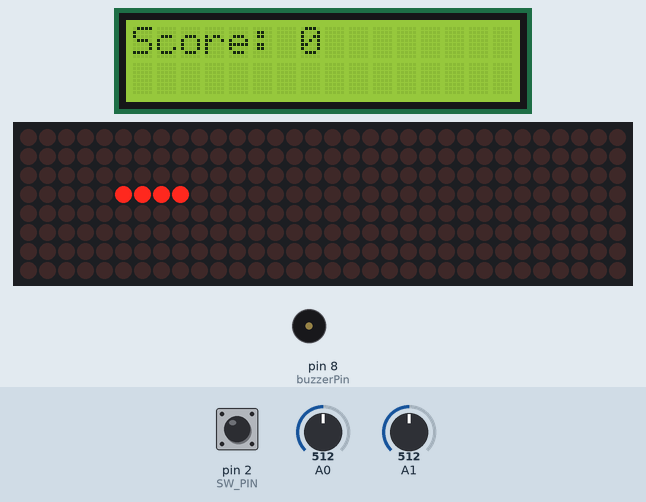
This sketch was run on a simulated Arduino Uno, built with avr-gcc and run on an emulated ATmega328P. Parts: 16×2 character LCD, 32×8 LED matrix, buzzer (waves = sounding). The test bench sets the inputs (shaded band); at power-on: A0 = 512, A1 = 512, pin 2 (SW_PIN) HIGH. Random numbers use the default seed unless the sketch sets one.

Above: at 7.9 s.
8.0 s: A0 set to 692
At 8.1 s:
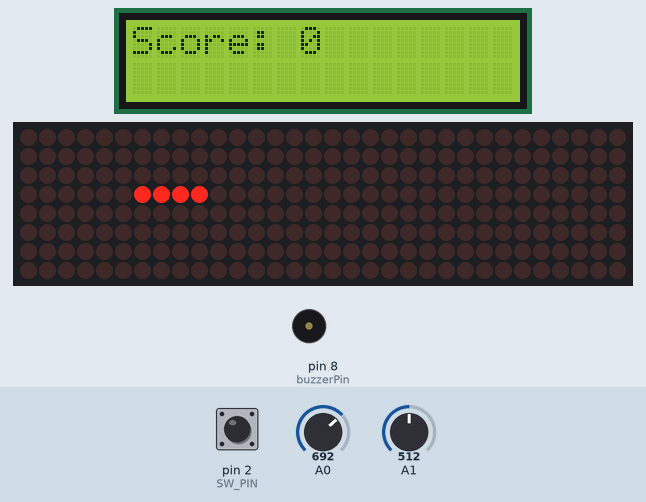
10.6 s: A0 set to 711
At 11.21 s:
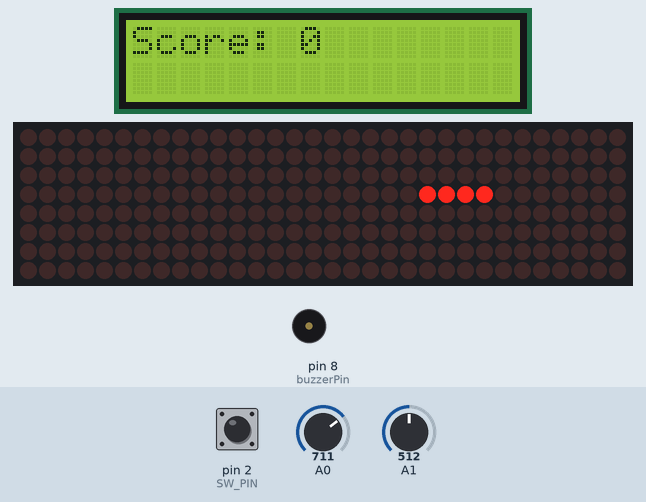
12.3 s: A1 set to 692
14.1 s: A1 set to 711
At 15.33 s:
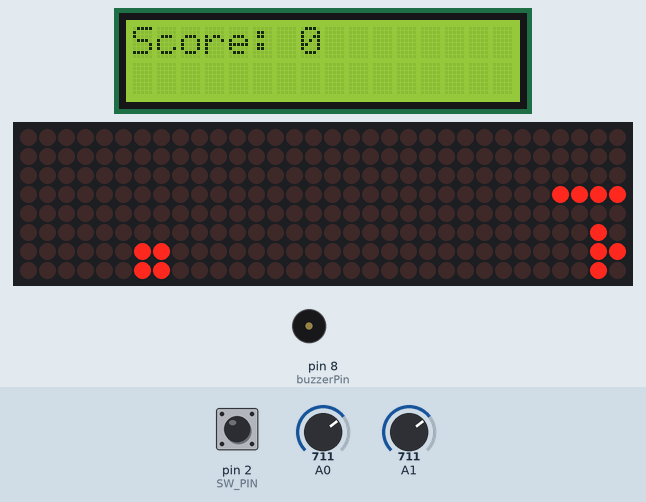
15.9 s: pin 2 (SW_PIN) pulled LOW for 0.15 s
16.6 s: A0 set to 690
At 16.82 s:
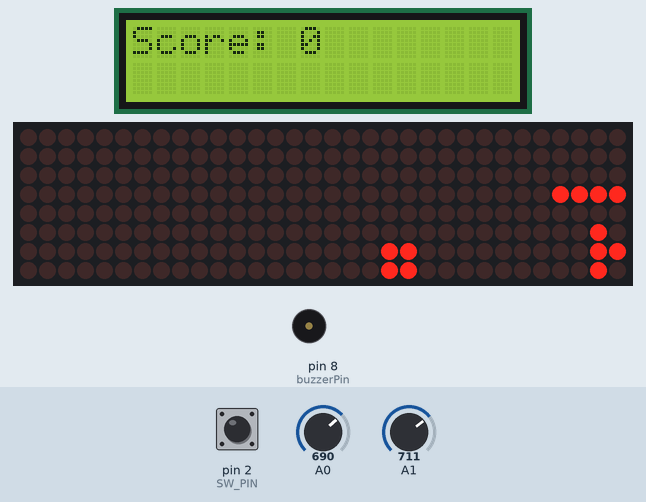
Timing chart, 0 to 19.6 s (numbered marks = the images above; inputs shaded):
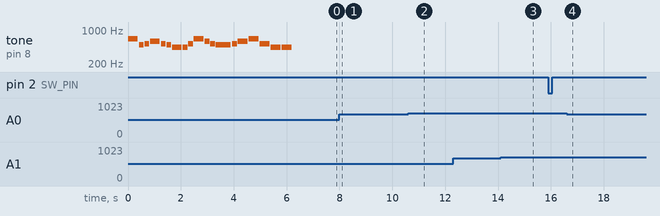

The sketch:

ArduTetris.ino
```cpp
#include <MD_MAX72xx.h>
#include <LCD_I2C.h>

// Pins
#define HARDWARE_TYPE MD_MAX72XX::FC16_HW
#define MAX_DEVICES 4
#define CS_PIN 10
#define SW_PIN 2
#define buzzerPin 8

#define NOTE_B0  31
#define NOTE_C1  33
#define NOTE_CS1 35
#define NOTE_D1  37
#define NOTE_DS1 39
#define NOTE_E1  41
#define NOTE_F1  44
#define NOTE_FS1 46
#define NOTE_G1  49
#define NOTE_GS1 52
#define NOTE_A1  55
#define NOTE_AS1 58
#define NOTE_B1  62
#define NOTE_C2  65
#define NOTE_CS2 69
#define NOTE_D2  73
#define NOTE_DS2 78
#define NOTE_E2  82
#define NOTE_F2  87
#define NOTE_FS2 93
#define NOTE_G2  98
#define NOTE_GS2 104
#define NOTE_A2  110
#define NOTE_AS2 117
#define NOTE_B2  123
#define NOTE_C3  131
#define NOTE_CS3 139
#define NOTE_D3  147
#define NOTE_DS3 156
#define NOTE_E3  165
#define NOTE_F3  175
#define NOTE_FS3 185
#define NOTE_G3  196
#define NOTE_GS3 208
#define NOTE_A3  220
#define NOTE_AS3 233
#define NOTE_B3  247
#define NOTE_C4  262
#define NOTE_CS4 277
#define NOTE_D4  294
#define NOTE_DS4 311
#define NOTE_E4  330
#define NOTE_F4  349
#define NOTE_FS4 370
#define NOTE_G4  392
#define NOTE_GS4 415
#define NOTE_A4  440
#define NOTE_AS4 466
#define NOTE_B4  494
#define NOTE_C5  523
#define NOTE_CS5 554
#define NOTE_D5  587
#define NOTE_DS5 622
#define NOTE_E5  659
#define NOTE_F5  698
#define NOTE_FS5 740
#define NOTE_G5  784
#define NOTE_GS5 831
#define NOTE_A5  880
#define NOTE_AS5 932
#define NOTE_B5  988
#define NOTE_C6  1047
#define NOTE_CS6 1109
#define NOTE_D6  1175
#define NOTE_DS6 1245
#define NOTE_E6  1319
#define NOTE_F6  1397
#define NOTE_FS6 1480
#define NOTE_G6  1568
#define NOTE_GS6 1661
#define NOTE_A6  1760
#define NOTE_AS6 1865
#define NOTE_B6  1976
#define NOTE_C7  2093
#define NOTE_CS7 2217
#define NOTE_D7  2349
#define NOTE_DS7 2489
#define NOTE_E7  2637
#define NOTE_F7  2794
#define NOTE_FS7 2960
#define NOTE_G7  3136
#define NOTE_GS7 3322
#define NOTE_A7  3520
#define NOTE_AS7 3729
#define NOTE_B7  3951
#define NOTE_C8  4186
#define NOTE_CS8 4435
#define NOTE_D8  4699
#define NOTE_DS8 4978
#define REST 0
// Objects
MD_MAX72XX mx = MD_MAX72XX(HARDWARE_TYPE, CS_PIN, MAX_DEVICES);
LCD_I2C lcd(0x27);

// change this to make the song slower or faster
int tempo=144;

// change this to whichever pin you want to use
int buzzer = 8;

// notes of the moledy followed by the duration.
// a 4 means a quarter note, 8 an eighteenth , 16 sixteenth, so on
// !!negative numbers are used to represent dotted notes,
// so -4 means a dotted quarter note, that is, a quarter plus an eighteenth!!
int melody[] = {

  //Based on the arrangement at https://www.flutetunes.com/tunes.php?id=192

  NOTE_E5, 4,  NOTE_B4,8,  NOTE_C5,8,  NOTE_D5,4,  NOTE_C5,8,  NOTE_B4,8,
  NOTE_A4, 4,  NOTE_A4,8,  NOTE_C5,8,  NOTE_E5,4,  NOTE_D5,8,  NOTE_C5,8,
  NOTE_B4, -4,  NOTE_C5,8,  NOTE_D5,4,  NOTE_E5,4,
  NOTE_C5, 4,  NOTE_A4,4,  NOTE_A4,4, REST,4,


};

int melody2[] = {
  NOTE_C5, NOTE_G4, NOTE_E4,
  NOTE_A4, NOTE_B4, NOTE_A4, NOTE_GS4, NOTE_AS4, NOTE_GS4,
  NOTE_G4, NOTE_D4, NOTE_E4
};

int durations[] = {
  4, 4, 4,
  8, 8, 8, 8, 8, 8,
  8, 8, 2
};

int notes=sizeof(melody)/sizeof(melody[0])/2;

// this calculates the duration of a whole note in ms (60s/tempo)*4 beats
int wholenote = (60000 * 4) / tempo;

int divider = 0, noteDuration = 0;


// Game State
int pX = 30, pY = 3;
int currentShape = 0, currentRotation = 0;
unsigned long lastGravity = 0, lastButtonPress = 0, lastMoveTime = 0;
int gravitySpeed = 300;
int moveSpeed = 125;
byte board[32][8] = {0};
int score = 0;
bool gameover = false;
bool playSong = true;
// Shapes: [Type][4 blocks][X,Y offset]
const int8_t shapes[4][4][2] = {
  { {0,0}, {-1,0}, {-2,0}, {-3,0} }, // I-Bar
  { {0,0}, {-1,0}, {-2,0}, {0,1}  }, // L-Shape
  { {0,0}, {0,1}, {-1,0}, {-1,1}  }, // Square
  { {0,0}, {0,1}, {0,2}, {-1,1}   }  // T-Shape
};

// --- CORE FUNCTIONS ---

void updateLCD() {
  lcd.clear();
  lcd.setCursor(0, 0);
  lcd.print("Score: ");
  lcd.print(score);
}

void resetGame() {
  for (int r = 0; r < 32; r++) {
    for (int c = 0; c < 8; c++) board[r][c] = 0;
  }
  score = 0;
  gravitySpeed = 300;
  gameover = false;
  pX = 30; pY = 3;
  currentRotation = 0;
  currentShape = random(0, 4);
  mx.clear();
  updateLCD();
}

void getRotatedOffset(int shape, int block, int rot, int &outX, int &outY) {
  int x = shapes[shape][block][0], y = shapes[shape][block][1];
  if (rot == 0) { outX = x; outY = y; }
  else if (rot == 1) { outX = y; outY = -x; }
  else if (rot == 2) { outX = -x; outY = -y; }
  else if (rot == 3) { outX = -y; outY = x; }
}

void drawPiece(int x, int y, int type, int rot, bool state) {
  for (int i = 0; i < 4; i++) {
    int ox, oy;
    getRotatedOffset(type, i, rot, ox, oy);
    int drawX = x + ox, drawY = y + oy;
    if (drawX >= 0 && drawX < 32 && drawY >= 0 && drawY < 8) mx.setPoint(drawY, drawX, state);
  }
}

bool isCollision(int nextX, int nextY, int type, int nextRot) {
  for (int i = 0; i < 4; i++) {
    int ox, oy;
    getRotatedOffset(type, i, nextRot, ox, oy);
    int cx = nextX + ox, cy = nextY + oy;
    if (cx < 0 || cx > 31 || cy < 0 || cy > 7 || board[cx][cy] == 1) return true;
  }
  return false;
}

void checkLines() {
  for (int r = 0; r < 32; r++) {
    int count = 0;
    for (int c = 0; c < 8; c++) if (board[r][c] == 1) count++;
    if (count == 8) {
      for (int rowToMove = r; rowToMove < 31; rowToMove++) {
        for (int col = 0; col < 8; col++) board[rowToMove][col] = board[rowToMove + 1][col];
      }
      for (int col = 0; col < 8; col++) board[31][col] = 0;
      r--;
      mx.clear();
      tone(buzzerPin, 440, 100); delay(100); tone(buzzerPin, 880, 200);
      score += 100;
      updateLCD();
      if (gravitySpeed > 100) gravitySpeed -= 10;
    }
  }
}

void Intro_song(){
  for (int thisNote = 0; thisNote < notes * 2; thisNote = thisNote + 2) {

    // calculates the duration of each note
    divider = melody[thisNote + 1];
    if (divider > 0) {
      // regular note, just proceed
      noteDuration = (wholenote) / divider;
    } else if (divider < 0) {
      // dotted notes are represented with negative durations!!
      noteDuration = (wholenote) / abs(divider);
      noteDuration *= 1.5; // increases the duration in half for dotted notes
    }

    // we only play the note for 90% of the duration, leaving 10% as a pause
    tone(buzzer, melody[thisNote], noteDuration*0.9);

    // Wait for the specief duration before playing the next note.
    delay(noteDuration);

    // stop the waveform generation before the next note.
    noTone(buzzer);
  }
}

void gameOver_song(){
  int size = sizeof(durations) / sizeof(int);

  for (int note = 0; note < size; note++) {
    //to calculate the note duration, take one second divided by the note type.
    //e.g. quarter note = 1000 / 4, eighth note = 1000/8, etc.
    int duration = 1000 / durations[note];
    tone(buzzer, melody2[note], duration);

    //to distinguish the notes, set a minimum time between them.
    //the note's duration + 30% seems to work well:
    int pauseBetweenNotes = duration * 1.30;
    delay(pauseBetweenNotes);

    //stop the tone playing:
    noTone(buzzer);
  }
}

void refreshBoard() {
  for (int r = 0; r < 32; r++) {
    for (int c = 0; c < 8; c++) if (board[r][c] == 1) mx.setPoint(c, r, true);
  }
}

void setup() {
  Intro_song();
  lcd.begin();
  lcd.backlight();
  updateLCD();
  mx.begin();
  mx.control(MD_MAX72XX::INTENSITY, 1);
  pinMode(SW_PIN, INPUT_PULLUP);
  randomSeed(analogRead(A5));
  currentShape = random(0, 4);
  pinMode(buzzerPin, OUTPUT);
}

void loop() {
  // --- GAME OVER LOGIC (Scrolling Text) ---
  if (gameover) {
    if(playSong == true){
        gameOver_song();
        playSong = false;
    }
    static unsigned long lastScroll = 0;
    static int scrollPos = 0;
    static bool secondLineDrawn = false;
    String message = "Game Over! Press SW to Retry    ";

    if (!secondLineDrawn) {
      lcd.setCursor(0, 1);
      lcd.print("Score: ");
      lcd.print(score);
      secondLineDrawn = true;
    }

    if (millis() - lastScroll > 250) {
      lcd.setCursor(0, 0);
      String displayStr = "";
      for (int i = 0; i < 16; i++) {
        int charIndex = (scrollPos + i) % message.length();
        displayStr += message[charIndex];
      }
      lcd.print(displayStr);
      scrollPos++;
      lastScroll = millis();
    }

    if (digitalRead(SW_PIN) == LOW) {
      delay(200);
      secondLineDrawn = false;
      scrollPos = 0;
      resetGame();
      playSong = true;
      Intro_song();
    }
    return;
  }

  // --- REGULAR GAMEPLAY ---
  int xVal = analogRead(A0);
  int yVal = analogRead(A1);

  // 1. Rotation
  if (digitalRead(SW_PIN) == LOW && millis() - lastButtonPress > 250) {
    int nextRot = (currentRotation + 1) % 4;
    drawPiece(pX, pY, currentShape, currentRotation, false);
    if (!isCollision(pX, pY, currentShape, nextRot)) {
      currentRotation = nextRot;
    } else if (!isCollision(pX, pY + 1, currentShape, nextRot)) {
      pY++; currentRotation = nextRot;
    } else if (!isCollision(pX, pY - 1, currentShape, nextRot)) {
      pY--; currentRotation = nextRot;
    }
    lastButtonPress = millis();
  }

  // 2. Controlled Movement
  if (millis() - lastMoveTime > moveSpeed) {
    bool moved = false;
    // Down (Fast fall)
    if (xVal > 700 && !isCollision(pX - 1, pY, currentShape, currentRotation)) {
      drawPiece(pX, pY, currentShape, currentRotation, false); pX--; moved = true;
    }
    // Left/Right
    if (yVal < 300 && !isCollision(pX, pY - 1, currentShape, currentRotation)) {
      drawPiece(pX, pY, currentShape, currentRotation, false); pY--; moved = true;
    }
    if (yVal > 700 && !isCollision(pX, pY + 1, currentShape, currentRotation)) {
      drawPiece(pX, pY, currentShape, currentRotation, false); pY++; moved = true;
    }
    if (moved) lastMoveTime = millis();
  }

  // 3. Gravity
  if (millis() - lastGravity > (unsigned long)gravitySpeed) {
    if (!isCollision(pX - 1, pY, currentShape, currentRotation)) {
      drawPiece(pX, pY, currentShape, currentRotation, false);
      pX--;
    } else {
      for (int i = 0; i < 4; i++) {
        int ox, oy;
        getRotatedOffset(currentShape, i, currentRotation, ox, oy);
        int lx = pX + ox, ly = pY + oy;
        if (lx >= 0 && lx < 32) board[lx][ly] = 1;
      }
      checkLines();
      pX = 30; pY = 3; currentRotation = 0; currentShape = random(0, 4);
      if (isCollision(pX, pY, currentShape, currentRotation)) {
        gameover = true;
      }
    }
    lastGravity = millis();
  }

  refreshBoard();
  drawPiece(pX, pY, currentShape, currentRotation, true);
  delay(20);
}
```

Measured:
- the behaviour switches between 700 and 701 on A0 (found by bisection; images 1 and 2)
- the behaviour switches between 700 and 701 on A1 (found by bisection; images 2 and 3)
